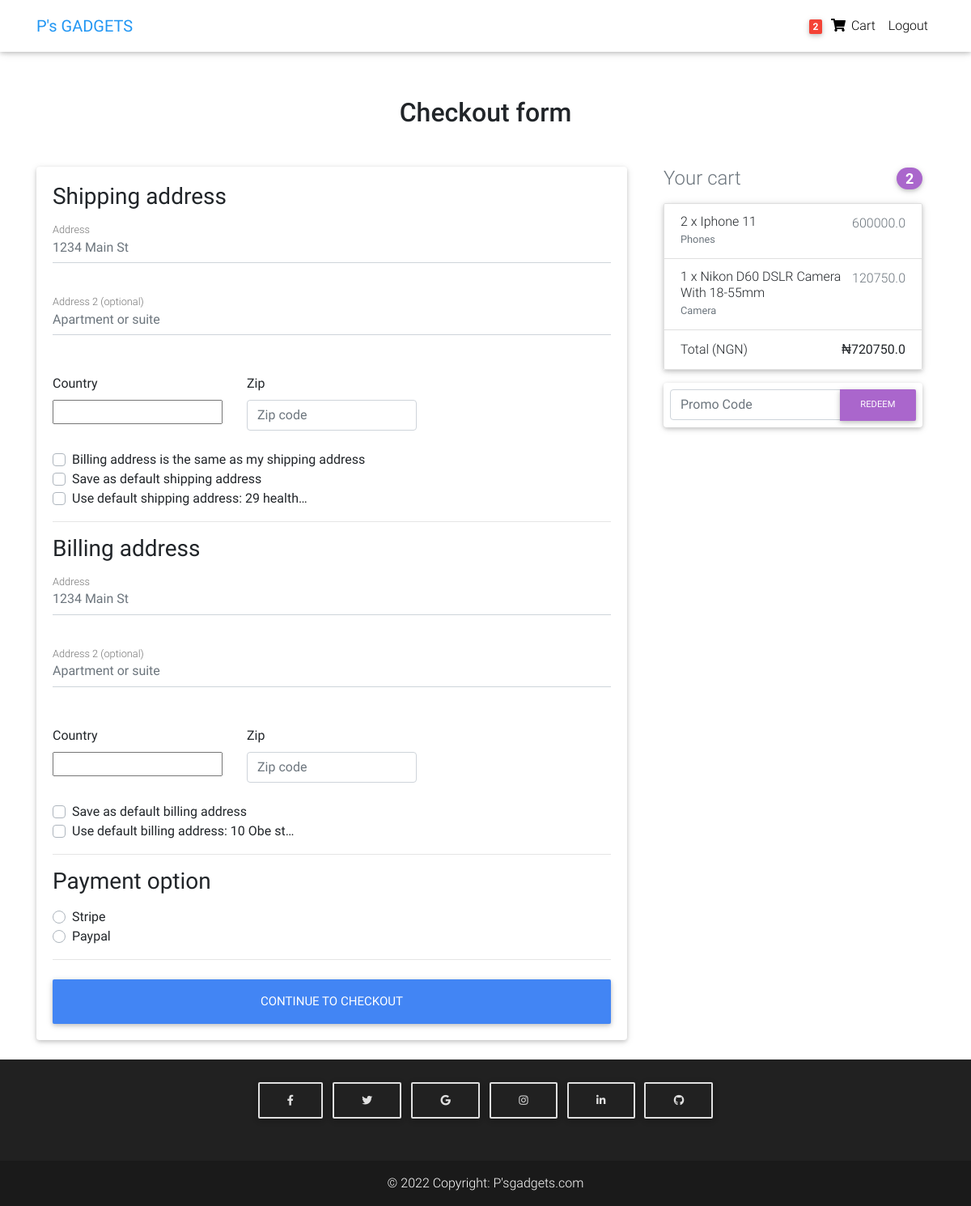
The page /checkout/ (signed in) on the database as committed earlier.
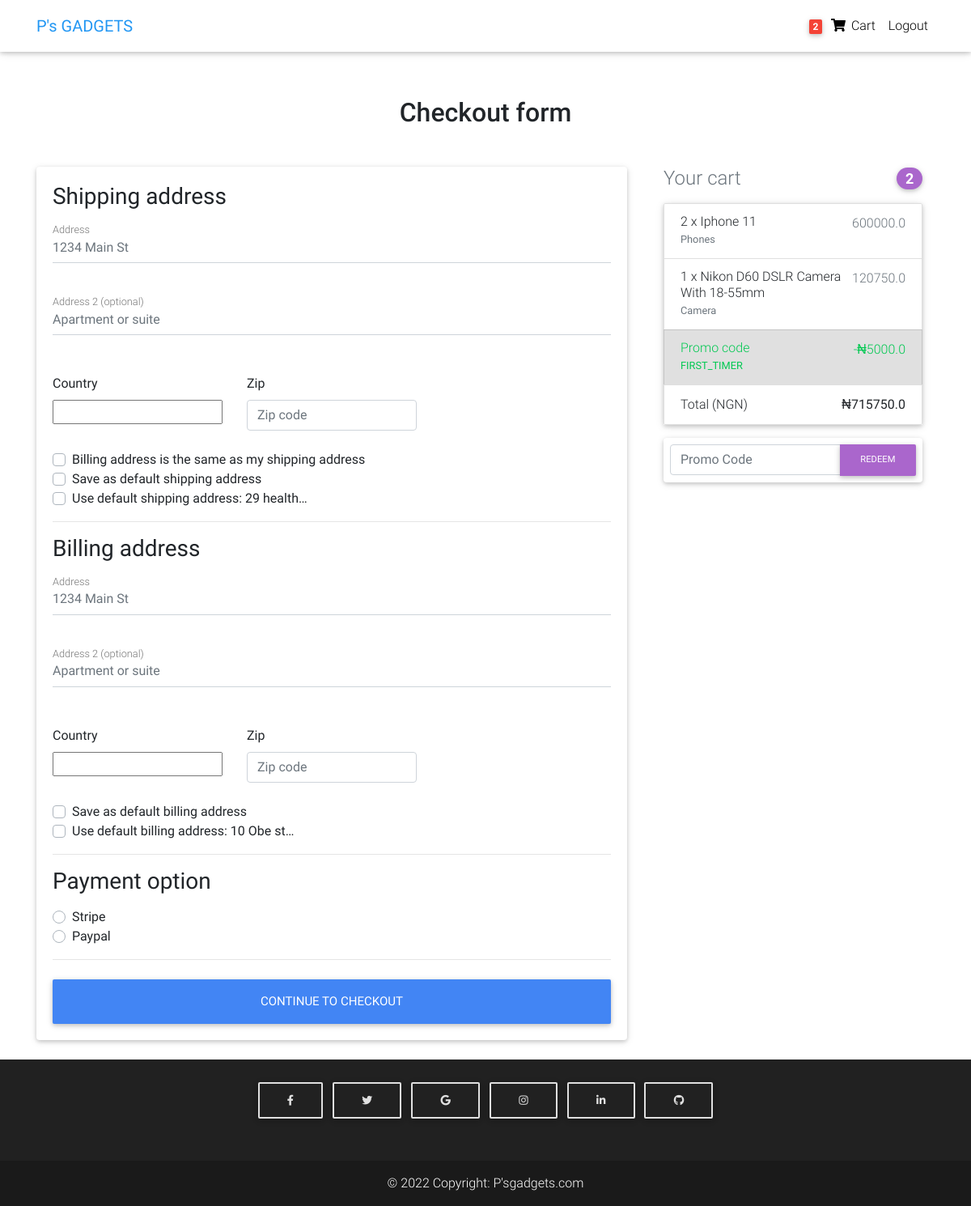
The same page on the database as committed later.
### store/models.py (models this page shows, shortened)
class Order(models.Model):
    user = models.ForeignKey(settings.AUTH_USER_MODEL, on_delete=models.CASCADE)
    ref_code = models.CharField(max_length=20, blank=True, null=True)
    items = models.ManyToManyField(OrderItem)
    strat_date = models.DateTimeField(auto_now_add=True)
    ordered_date = models.DateTimeField()
    ordered = models.BooleanField(default=False)
    billing_address = models.ForeignKey('Address', related_name="billing_address", on_delete=models.SET_NULL, blank=True, null=True)
    shipping_address = models.ForeignKey('Address', related_name="shipping_address", on_delete=models.SET_NULL, blank=True, null=True)
    payment = models.ForeignKey('Payment', on_delete=models.SET_NULL, blank=True, null=True)
    coupon = models.ForeignKey("Coupon", on_delete=models.SET_NULL, blank=True, null=True)
    being_delivered = models.BooleanField(default=False)
    received = models.BooleanField(default=False)
    refund_requested = models.BooleanField(default=False)
    refund_granted = models.BooleanField(default=False)
    def get_total(self):
        total = 0
        for order_item in self.items.all():
            total += order_item.get_final_price()
        if self.coupon:
            total -= self.coupon.amount
        return total

class OrderItem(models.Model):
    user = models.ForeignKey(settings.AUTH_USER_MODEL, on_delete=models.CASCADE)
    ordered = models.BooleanField(default=False)
    item = models.ForeignKey(Product, on_delete=models.CASCADE)
    quantity = models.IntegerField(default=1)
    def get_total_item_price(self):
        return self.quantity * self.item.price
    def get_final_price(self):
        if self.item.discount_price:
            return self.get_total_discount_item_price()
        return self.get_total_item_price()

class Product(models.Model):
    title = models.CharField(max_length=100)
    brand = models.CharField(max_length=100)
    model = models.CharField(max_length=250, blank=True, null=True)
    features = models.TextField(blank=True, null=True)
    stock = models.IntegerField(default=100)
    released_on = models.CharField(max_length=100)
    dimensions = models.CharField(max_length=100)
    price = models.FloatField()
    discount_price = models.FloatField(blank=True, null=True)
    category = models.CharField(choices=CATEGORY_CHOICES, max_length=3)
    label =  models.CharField(choices=LABEL_CHOICES, max_length=1)
    slug = models.SlugField()
    description = models.TextField()
    image = models.ImageField(upload_to="product_images")
    type = models.CharField(choices=TYPE_CHOICES, max_length=2)

class Coupon(models.Model):
    code = models.CharField(max_length=15)
    amount = models.FloatField()

### store/views.py (the view, shortened to what this page needs)
# urls.py: path("checkout/", CheckoutView.as_view(), name="checkout"),
class CheckoutView(View):
    def get(self, *args, **kwargs):
        try:
            order = Order.objects.get(user=self.request.user, ordered=False)
            form = CheckoutForm()
            context = {
            'form': form,
            'couponform': CouponForm(),
            'order': order,
            'DISPLAY_COUPON_FORM': True,
            }
            shipping_address_qs = Address.objects.filter(
                user=self.request.user,
                address_type="S",
                default=True
            )
            if shipping_address_qs.exists():
                context.update({'default_shipping_address': shipping_address_qs[0]})
            billing_address_qs = Address.objects.filter(
                user=self.request.user,
                address_type="B",
                default=True
            )
            if billing_address_qs.exists():
                context.update({'default_billing_address': billing_address_qs[0]})
            return render(self.request, "store/checkout_3.html", context)
        except ObjectDoesNotExist:
            messages.info(self.request, 'You do not have an active order')
            return redirect("checkout")

### store/forms.py
class CheckoutForm(forms.Form):
    shipping_address = forms.CharField(required=False)
    shipping_address2 = forms.CharField(required=False)
    shipping_country = CountryField(blank_label='(select country)').formfield(
        required=False,
        widget=CountrySelectWidget(attrs={
        'class': 'custom-select d-block w-100'
    }))
    shipping_zip = forms.CharField(required=False)
    billing_address = forms.CharField(required=False)
    billing_address2 = forms.CharField(required=False)
    billing_country = CountryField(blank_label='(select country)').formfield(
        required=False,
        widget=CountrySelectWidget(attrs={'class': 'custom-select d-block w-100',
        }))
    billing_zip = forms.BooleanField(required=False)
    same_billing_address = forms.BooleanField(required=False)
    set_default_shipping = forms.BooleanField(required=False)
    use_default_shipping = forms.BooleanField(required=False)
    set_default_billing = forms.BooleanField(required=False)
    use_default_billing = forms.BooleanField(required=False)
    payment_option = forms.ChoiceField(widget=forms.RadioSelect, choices=PAYMENT_CHOICES)

### store/templates/store/checkout_3.html (shortened to what the changed rows need)
{% extends "store/check_base.html" %}
{% load crispy_forms_tags %}
{% block content %}
  <main >
    <div class="container wow fadeIn">
      <h2 class="my-5 h2 text-center">Checkout form</h2>
      <div class="row">
        <div class="col-md-4 mb-4">
          {% include "store/snippets.html" %}
        </div>
      </div>
    </div>
  </main>
{% endblock content %}

### store/templates/store/snippets.html (shortened to what this page needs)
<div class="col-md-12 mb-4">
    <h4 class="d-flex justify-content-between align-items-center mb-3">
      <span class="text-muted">Your cart</span>
      <span class="badge badge-secondary badge-pill">{{ order.items.count }}</span>
    </h4>
    <ul class="list-group mb-3 z-depth-1">
      {% for order_item in order.items.all %}
      <li class="list-group-item d-flex justify-content-between lh-condensed">
        <div>
          <h6 class="my-0">{{ order_item.quantity}} x {{ order_item.item.title }}</h6>
          <small class="text-muted">{{ order_item.item.get_category_display }}</small>
        </div>
        <span class="text-muted">{{ order_item.get_final_price}}</span>
      </li>
      {% endfor %}
      {% if order.coupon %}
      <li class="list-group-item d-flex justify-content-between bg-light">
        <div class="text-success">
          <h6 class="my-0">Promo code</h6>
          <small>{{ order.coupon.code }}</small>
        </div>
        <span class="text-success">-<span>&#8358;</span>{{ order.coupon.amount }}</span>
      </li>
      {% endif %}
      <li class="list-group-item d-flex justify-content-between">
        <span>Total (NGN)</span>
        <strong><span>&#8358;</span>{{ order.get_total }}</strong>
      </li>
    </ul>
    {% if DISPLAY_COUPON_FORM %}
    <form class="card p-2" action="{% url 'add-coupon' %}" method="post">
        <div class="input-group">
        {{ couponform.code }}
        <div class="input-group-append">
            <button class="btn btn-secondary btn-md waves-effect m-0" type="submit">Redeem</button>
        </div>
        </div>
    </form>
    {% endif %}
  </div>

Rows that differ between the two databases and show on the page:
changed Order: coupon_id empty → 1 (drawn); coupon.code (not shown) → "FIRST_TIMER"; coupon.amount (not shown) → "5000.0"; get_total "720750.0" → "715750.0"
Other text that changed with them:
text now shown: "Promo code - ₦"
